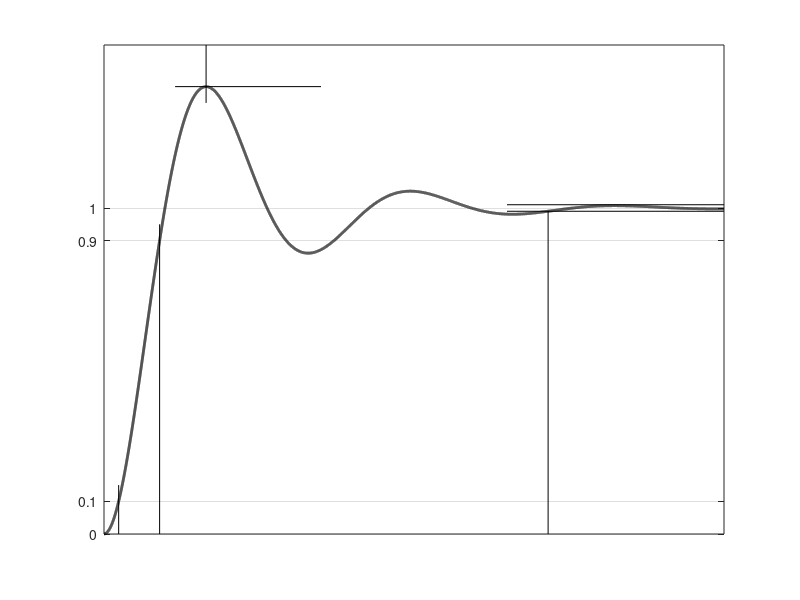

The MATLAB source for this figure:
% Embedded Control Systems in C/C++
% by Jim Ledin
%
% Figure 1.4

clear all
close all

% Time range
tmax = 2;
dt = 0.0001;
t = 0:dt:tmax;

% Generate & plot the function
damping = 0.3;
omega = 10;
f = 1 - (exp(-damping*omega*t) / sqrt(1-damping^2)).* ...
    sin(omega*sqrt(1-damping^2)*t + acos(damping));
h = plot(t,f, 'k');
set(h, 'LineWidth', 2)

grid
axis([0 tmax 0 1.5])
hold on

% Find & plot 0.1 and 0.9 step response x coordinates
pt1 = find(f >= 0.1);
xpt1 = (pt1(1) - 1)*dt;

pt9 = find(f >= 0.9);
xpt9 = (pt9(1) - 1)*dt;

plot([xpt1 xpt1], [0 0.1+0.05], 'k');
plot([xpt9 xpt9], [0 0.9+0.05], 'k');

% Find & plot the peak
ypeak = max(f);
xpeak = find(f == ypeak);
tpeak = dt*(xpeak(1) - 1);

plot([tpeak tpeak], [ypeak-0.05 1.5], 'k')
plot([tpeak-0.1 0.7], [ypeak ypeak], 'k')

plot([1.3 2], [1.01 1.01], 'k')
plot([1.3 2], [0.99 0.99], 'k')

% Select data from 1.3 seconds to end
tskip = 1.3;
nskip = tskip / dt;
f1 = f(nskip:end);

% Find & plot settling time to within 1%
xsettle = find(f1 > 0.99);
tsettle = dt*(xsettle(1) - 1) + tskip;
plot([tsettle tsettle], [0 0.99], 'k')

% Show no X ticks & desired Y ticks
hold off
set(gca, 'xtick', [], 'ytick', [0 0.1 0.9 1])
